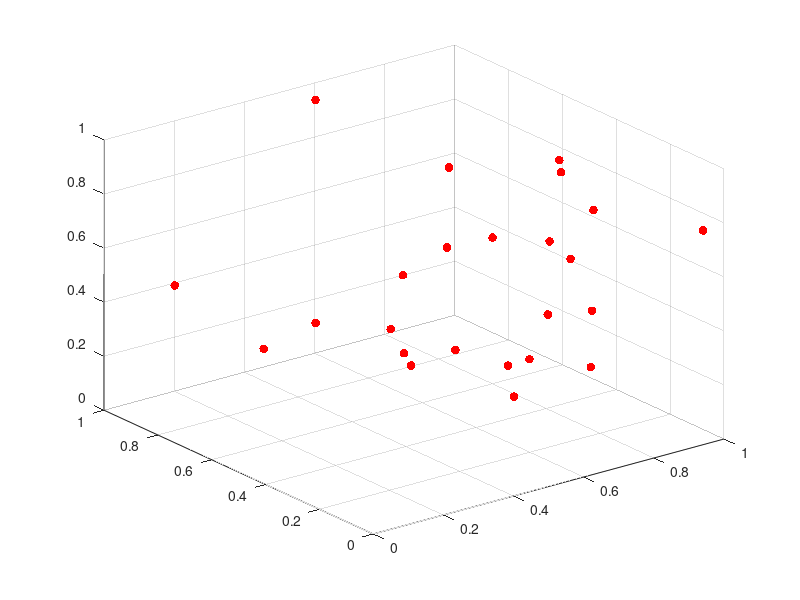

This chart was generated by the following MATLAB code: (Note: this script raises an error after producing the figure.)
x = rand(1,24);
y = rand(1,24);
z = rand(1,24);
sz = 40;
%colors = jet(24);
%a=abs(rand(24,3));

scatter3(x, y, z, sz,'r', 'filled')
scatter3(x, y, z, sz,a, 'filled')
%colorbar('YTick', linspace(0, 1, 24), 'YTickLabel', 1:12)
